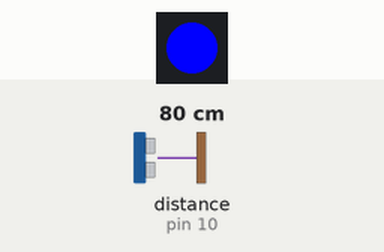
This sketch was run on a simulated Arduino Uno, built with avr-gcc and run on an emulated ATmega328P. Shown: 1 RGB LEDs in strip order, left to right. The test bench sets the inputs (shaded band); at power-on: distance to the obstacle (sensor on pin 10) 80 cm. The echo pulse lasts 58.3 µs per cm.

Above: at 1.2 s.
1.3 s: distance to the obstacle (sensor on pin 10) set to 2 cm
At 2.4 s:
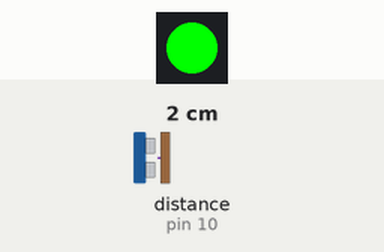
2.9 s: distance to the obstacle (sensor on pin 10) set to 120 cm
At 3.3 s:
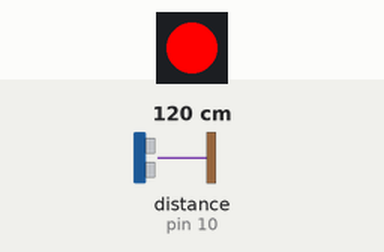
4.5 s: distance to the obstacle (sensor on pin 10) set to 4 cm
At 5.3 s:
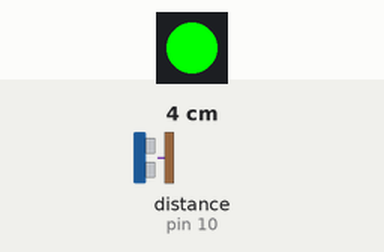
6.1 s: distance to the obstacle (sensor on pin 10) set to 250 cm
At 6.7 s:
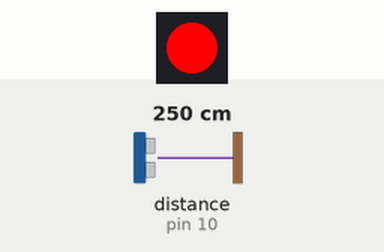
Timing chart, 0 to 8.7 s (numbered marks = the images above; inputs shaded):
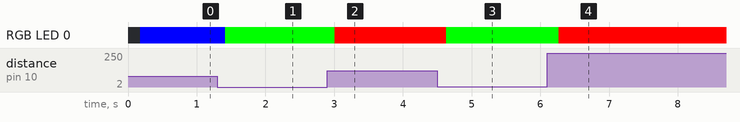

Measured:
- after the input at 1.3 s, RGB LED 0: RGB(0, 0, 255) → RGB(0, 255, 0) after 0.12 s
- after the input at 2.9 s, RGB LED 0: RGB(0, 255, 0) → RGB(255, 0, 0) after 0.11 s
- after the input at 4.5 s, RGB LED 0: RGB(255, 0, 0) → RGB(0, 255, 0) after 0.13 s
- after the input at 6.1 s, RGB LED 0: RGB(0, 255, 0) → RGB(255, 0, 0) after 0.17 s

The sketch:

firmwareV2.ino
```cpp
#include <NewPing.h>
#include <Adafruit_NeoPixel.h>

// Define pins for HC-SR04
#define TRIGGER_PIN 9
#define ECHO_PIN 10
#define MAX_DISTANCE 400  // Maximum distance to ping (in centimeters)

#define LED_PIN 6    // Define the pin where the NeoPixel data line is connected
#define LED_COUNT 1  // Number of NeoPixels (1 if controlling a single RGB LED)

// Create NeoPixel strip object
Adafruit_NeoPixel strip(LED_COUNT, LED_PIN, NEO_GRB + NEO_KHZ800);

// Create NewPing object
NewPing sonar(TRIGGER_PIN, ECHO_PIN, MAX_DISTANCE);

// Define thresholds in centimeters
#define TWO_FEET 61
#define FOUR_FEET 95

// Timing constants
#define SLEEP_INTERVAL 60000  // One minute in milliseconds
#define DEBOUNCE_DELAY 50     // Debounce delay in milliseconds

// Define variance threshold in centimeters
#define VARIANCE_THRESHOLD 10

// Global variables to store time and distance
unsigned long lastPingTime = 0;
unsigned long lastChangeTime = 0;
unsigned int lastDistance = 0;

void setup() {
  Serial.begin(115200);          // Initialize serial communication
  pinMode(TRIGGER_PIN, OUTPUT);  // Set trigger pin as output
  pinMode(ECHO_PIN, INPUT);      // Set echo pin as input
  strip.begin();                 // Initialize the NeoPixel strip
  strip.show();                  // Initialize all pixels to 'off'
}

void loop() {
  delay(DEBOUNCE_DELAY);
  unsigned long currentTime = millis();

  // Perform a ping every DEBOUNCE_DELAY milliseconds
  if (currentTime - lastPingTime > DEBOUNCE_DELAY) {
    lastPingTime = currentTime;

    // Take multiple readings to ensure a stable distance measurement
    const int numReadings = 5;
    unsigned long totalDistance = 0;

    for (int i = 0; i < numReadings; i++) {
      totalDistance += sonar.ping_cm();
      delay(10);  // Short delay between readings
    }

    unsigned int distance = totalDistance / numReadings;

    // Check if the distance has changed beyond the variance threshold
    if (abs(distance - lastDistance) > VARIANCE_THRESHOLD) {
      lastChangeTime = currentTime;
      lastDistance = distance;

      // Set the color based on distance
      if (distance <= TWO_FEET && distance > 0) {
        red();
      } else if (distance <= FOUR_FEET) {
        yellow();
      } else {
        green();
      }
    }
  }

  // Check if it's time to sleep
  if (currentTime - lastChangeTime >= SLEEP_INTERVAL) {
    Serial.println("Entering sleep mode.");
    sleep();
  }
}

void red() {
  strip.setPixelColor(0, 0, 255, 0);  // Set the color to red
  strip.show();                       // Update the strip to show the color
}

void yellow() {
  strip.setPixelColor(0, 0, 0, 255);  // Set the color to yellow
  strip.show();                       // Update the strip to show the color
}

void green() {
  strip.setPixelColor(0, 255, 0, 0);  // Set the color to green
  strip.show();                       // Update the strip to show the color
}

void sleep() {
  strip.setPixelColor(0, 0);  // Turn off the LED
  strip.show();               // Update the strip to show the off state
}
```
